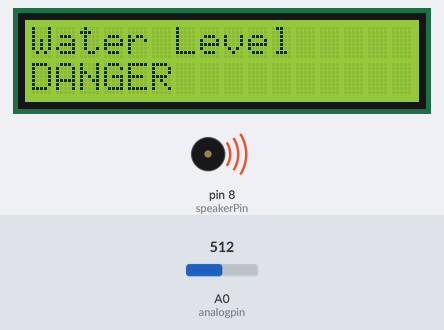
Bench run of a sketch on a simulated Arduino Uno, built with avr-gcc and run on an emulated ATmega328P. Parts: 16×2 character LCD, buzzer (waves = sounding). The test bench sets the inputs (shaded band); at power-on: A0 (analogpin) = 512. What the sketch prints to the serial monitor is not drawn.

Above: at 1.2 s.
1.3 s: A0 (analogpin) set to 306
At 4.5 s:
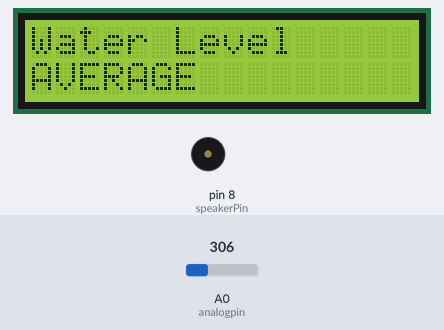
4.8 s: A0 (analogpin) set to 282
At 6.1 s:
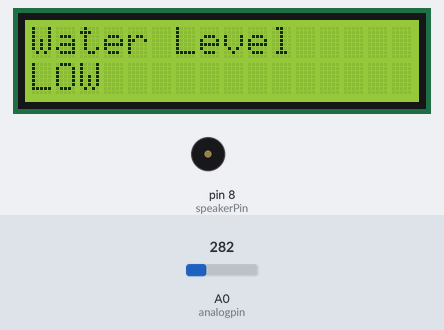
6.5 s: A0 (analogpin) set to 201
8.2 s: A0 (analogpin) set to 181
At 9.0 s:
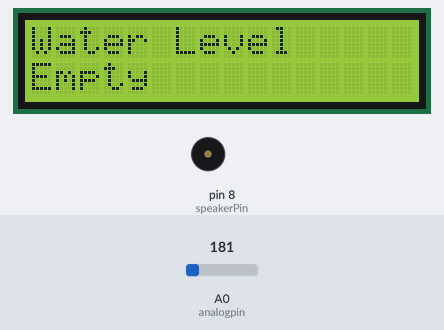
Timing chart, 0 to 10.9 s (numbered marks = the images above; inputs shaded):
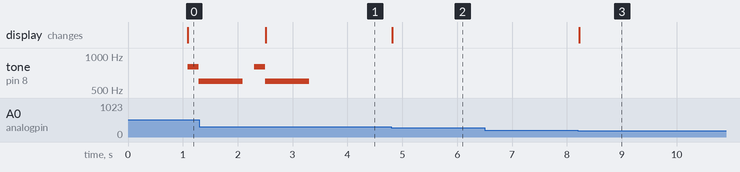

The sketch:

stsProjectWaterDetector.ino
```cpp
#include <Wire.h>
#include <LiquidCrystal_I2C.h>

LiquidCrystal_I2C lcd(0x27,16,2);
int speakerPin = 8;;
/*////////////////////////////////////////
/                                        /
/         Sensor Variable                /
/////////////////////////////////////////*/
  int analogpin = A0;
  int sensorValue = 0;
  int outPutValue = 0;
  int counter =0;
    void setup()
    {
      Serial.begin(9600);
//BUZZER or Warning Sound;
      pinMode(8,OUTPUT);

/*////////////////////////////////////////
/                                        /
/         LCD INITIALIZER                /
/////////////////////////////////////////*/

     //  Serial.begin(9600);
       lcd.init();
       lcd.backlight();
       lcd.print("Water Level");

     }

//loop function


void loop() {

 lcd.setCursor(0,1);
/*////////////////////////////////////////
/                                        /
/        For water sensor           /
/////////////////////////////////////////*/
  sensorValue  = analogRead(analogpin);
  outPutValue = map(sensorValue,0,1023,0,250);
  Serial.println(outPutValue);

/*////////////////////////////////////////
/                                        /
/         LCD CODE                       /
/////////////////////////////////////////*/
  if(outPutValue <=45)
  {
     lcd.print("Empty            ");
  }
/*////////////////////////////////////////
/                                        /
/         Water beep                     /
/////////////////////////////////////////*/
    if(outPutValue <=70 && outPutValue >= 46 )
    {
       lcd.print("LOW            ");
    }
    else if(outPutValue >70 && outPutValue <80)
    {
      lcd.print("AVERAGE        ");

    }
    else if(outPutValue >80)
    {
      delay(1000);

       //Serial.println(counter);
      lcd.print("DANGER        ");
    if(counter <=20)
    {
       counter+=1;
      tone(speakerPin,800,800);
      delay(200);
      tone(speakerPin,600,800);
    }
}


}
```

Measured:
- the behaviour switches between 291 and 290 on A0 (analogpin) (found by bisection; images 1 and 2)
- the behaviour switches between 189 and 188 on A0 (analogpin) (found by bisection; images 2 and 3)
- after the input at 1.3 s, tone on pin 8 (speakerPin): goes on until 3.3 s, then stays silent; the display: changes after 1.2 s (image 1)
- after the input at 4.8 s, the display: changes at once (image 2)
- after the input at 6.5 s, every drawn part: stays the same
- after the input at 8.2 s, the display: changes at once (image 3)
